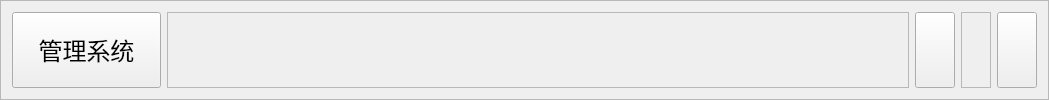
      <widget class="QFrame" name="frame_2">
       <property name="sizePolicy">
        <sizepolicy hsizetype="Preferred" vsizetype="Preferred">
         <horstretch>0</horstretch>
         <verstretch>1</verstretch>
        </sizepolicy>
       </property>
       <property name="minimumSize">
        <size>
         <width>1049</width>
         <height>42</height>
        </size>
       </property>
       <property name="styleSheet">
        <string notr="true">background-color:rgb(240, 240, 240);
border-top-right-radius:20px;
border-top-left-radius:20px;



QPushButton{
	background-color: none;
}
</string>
       </property>
       <property name="frameShape">
        <enum>QFrame::StyledPanel</enum>
       </property>
       <property name="frameShadow">
        <enum>QFrame::Raised</enum>
       </property>
       <layout class="QHBoxLayout" name="horizontalLayout">
        <item>
         <widget class="QPushButton" name="pushButton_icon">
          <property name="sizePolicy">
           <sizepolicy hsizetype="Minimum" vsizetype="Expanding">
            <horstretch>5</horstretch>
            <verstretch>0</verstretch>
           </sizepolicy>
          </property>
          <property name="minimumSize">
           <size>
            <width>0</width>
            <height>0</height>
           </size>
          </property>
          <property name="font">
           <font>
            <family>华文新魏</family>
            <pointsize>18</pointsize>
           </font>
          </property>
          <property name="text">
           <string>管理系统</string>
          </property>
          <property name="icon">
           <iconset resource="resource_main.qrc">
            <normaloff>:/pattern/image/icon.png</normaloff>:/pattern/image/icon.png</iconset>
          </property>
          <property name="iconSize">
           <size>
            <width>35</width>
            <height>35</height>
           </size>
          </property>
         </widget>
        </item>
        <item>
         <widget class="QFrame" name="frame_4">
          <property name="sizePolicy">
           <sizepolicy hsizetype="Preferred" vsizetype="Expanding">
            <horstretch>25</horstretch>
            <verstretch>0</verstretch>
           </sizepolicy>
          </property>
          <property name="frameShape">
           <enum>QFrame::StyledPanel</enum>
          </property>
          <property name="frameShadow">
           <enum>QFrame::Raised</enum>
          </property>
         </widget>
        </item>
        <item>
         <widget class="QPushButton" name="pushButton_mini">
          <property name="sizePolicy">
           <sizepolicy hsizetype="Minimum" vsizetype="Expanding">
            <horstretch>1</horstretch>
            <verstretch>0</verstretch>
           </sizepolicy>
          </property>
          <property name="minimumSize">
           <size>
            <width>0</width>
            <height>0</height>
           </size>
          </property>
          <property name="styleSheet">
           <string notr="true">#pushButton_mini:hover{
	padding-top:3px;
}</string>
          </property>
          <property name="text">
           <string/>
          </property>
          <property name="icon">
           <iconset resource="resource_main.qrc">
            <normaloff>:/pattern/image/minimize.png</normaloff>:/pattern/image/minimize.png</iconset>
          </property>
          <property name="iconSize">
           <size>
            <width>22</width>
            <height>22</height>
           </size>
          </property>
         </widget>
        </item>
        <item>
         <widget class="QFrame" name="frame_5">
          <property name="sizePolicy">
           <sizepolicy hsizetype="Preferred" vsizetype="Expanding">
            <horstretch>1</horstretch>
            <verstretch>0</verstretch>
           </sizepolicy>
          </property>
          <property name="frameShape">
           <enum>QFrame::StyledPanel</enum>
          </property>
          <property name="frameShadow">
           <enum>QFrame::Raised</enum>
          </property>
         </widget>
        </item>
        <item>
         <widget class="QPushButton" name="pushButton_close">
          <property name="sizePolicy">
           <sizepolicy hsizetype="Minimum" vsizetype="Expanding">
            <horstretch>1</horstretch>
            <verstretch>0</verstretch>
           </sizepolicy>
          </property>
          <property name="minimumSize">
           <size>
            <width>0</width>
            <height>0</height>
           </size>
          </property>
          <property name="styleSheet">
           <string notr="true">#pushButton_close:hover{
	padding-top:3px;
}</string>
          </property>
          <property name="text">
           <string/>
          </property>
          <property name="icon">
           <iconset resource="resource_main.qrc">
            <normaloff>:/pattern/image/delete.png</normaloff>:/pattern/image/delete.png</iconset>
          </property>
          <property name="iconSize">
           <size>
            <width>22</width>
            <height>22</height>
           </size>
          </property>
         </widget>
        </item>
       </layout>
      </widget>
